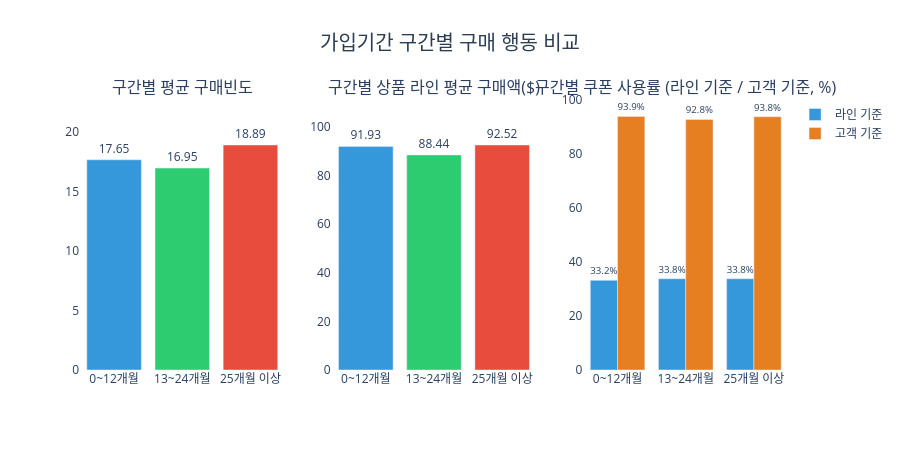

Notebook code cell kept with this figure:
### Code cell
fig = make_subplots(
    rows=1, cols=3,
    subplot_titles=['구간별 평균 구매빈도', '구간별 상품 라인 평균 구매액($)', '구간별 쿠폰 사용률 (라인 기준 / 고객 기준, %)']
)

color = ['#3498db', '#2ecc71', '#e74c3c']

fig.add_trace(go.Bar(
    x=tenure['가입기간_구간'], y=tenure['구매빈도'],
    marker_color=color, text=tenure['구매빈도'], textposition='outside',
    showlegend=False
), row=1, col=1)

fig.add_trace(go.Bar(
    x=tenure['가입기간_구간'], y=tenure['평균구매액'],
    marker_color=color, text=tenure['평균구매액'], textposition='outside',
    showlegend=False
), row=1, col=2)

fig.add_trace(go.Bar(
    x=tenure['가입기간_구간'], y=tenure['쿠폰사용률'],
    marker_color='#3498db', name='라인 기준',
    text=tenure['쿠폰사용률'].astype(str) + '%', textposition='outside'
), row=1, col=3)

fig.add_trace(go.Bar(
    x=tenure['가입기간_구간'], y=tenure['쿠폰사용고객비율'],
    marker_color='#e67e22', name='고객 기준',
    text=tenure['쿠폰사용고객비율'].astype(str) + '%', textposition='outside'
), row=1, col=3)

fig.update_layout(
    title=dict(text='가입기간 구간별 구매 행동 비교', x=0.5, xanchor='center',
               font=dict(size=20, color='#2c3e50')),
    plot_bgcolor='white',
    barmode='group',
    legend=dict(orientation='v', x=1.01, y=1),
    height=450
)

fig.update_yaxes(range=[0, tenure['구매빈도'].max() * 1.2], row=1, col=1)
fig.update_yaxes(range=[0, tenure['평균구매액'].max() * 1.2], row=1, col=2)
fig.update_yaxes(range=[0, 100], row=1, col=3)

fig.show()

### Figure 1 — Plotly figure (JSON) as saved in the notebook; plotly's stock layout.template omitted (floating-point values rounded to 4 significant figures)
{"data": [{"marker": {"color": ["#3498db", "#2ecc71", "#e74c3c"]}, "showlegend": false, "text": [17.65, 16.95, 18.89], "textposition": "outside", "type": "bar", "x": ["0~12개월", "13~24개월", "25개월 이상"], "xaxis": "x", "y": [17.65, 16.95, 18.89], "yaxis": "y"}, {"marker": {"color": ["#3498db", "#2ecc71", "#e74c3c"]}, "showlegend": false, "text": [91.93, 88.44, 92.52], "textposition": "outside", "type": "bar", "x": ["0~12개월", "13~24개월", "25개월 이상"], "xaxis": "x2", "y": [91.93, 88.44, 92.52], "yaxis": "y2"}, {"marker": {"color": "#3498db"}, "name": "라인 기준", "text": ["33.2%", "33.8%", "33.8%"], "textposition": "outside", "type": "bar", "x": ["0~12개월", "13~24개월", "25개월 이상"], "xaxis": "x3", "y": [33.2, 33.8, 33.8], "yaxis": "y3"}, {"marker": {"color": "#e67e22"}, "name": "고객 기준", "text": ["93.9%", "92.8%", "93.8%"], "textposition": "outside", "type": "bar", "x": ["0~12개월", "13~24개월", "25개월 이상"], "xaxis": "x3", "y": [93.9, 92.8, 93.8], "yaxis": "y3"}], "layout": {"annotations": [{"font": {"size": 16}, "showarrow": false, "text": "구간별 평균 구매빈도", "x": 0.1444, "xanchor": "center", "xref": "paper", "y": 1, "yanchor": "bottom", "yref": "paper"}, {"font": {"size": 16}, "showarrow": false, "text": "구간별 상품 라인 평균 구매액($)", "x": 0.5, "xanchor": "center", "xref": "paper", "y": 1, "yanchor": "bottom", "yref": "paper"}, {"font": {"size": 16}, "showarrow": false, "text": "구간별 쿠폰 사용률 (라인 기준 / 고객 기준, %)", "x": 0.8556, "xanchor": "center", "xref": "paper", "y": 1, "yanchor": "bottom", "yref": "paper"}], "barmode": "group", "height": 450, "legend": {"orientation": "v", "x": 1.01, "y": 1}, "plot_bgcolor": "white", "title": {"font": {"color": "#2c3e50", "size": 20}, "text": "가입기간 구간별 구매 행동 비교", "x": 0.5, "xanchor": "center"}, "xaxis": {"anchor": "y", "domain": [0, 0.2889]}, "xaxis2": {"anchor": "y2", "domain": [0.3556, 0.6444]}, "xaxis3": {"anchor": "y3", "domain": [0.7111, 1]}, "yaxis": {"anchor": "x", "domain": [0, 1], "range": [0, 22.67]}, "yaxis2": {"anchor": "x2", "domain": [0, 1], "range": [0, 111.0]}, "yaxis3": {"anchor": "x3", "domain": [0, 1], "range": [0, 100]}}}
